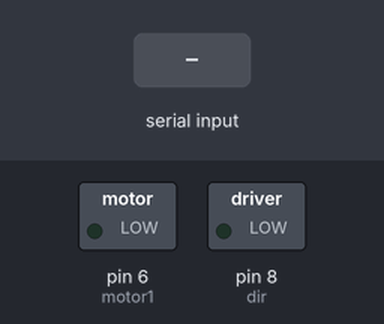
Simulated run of this sketch. Board: Arduino Uno, built with avr-gcc and run on an emulated ATmega328P. On the bench: switched loads named in the sketch (green lamp = pin HIGH). The inputs (shaded band) are chosen by the test bench. What the sketch prints to the serial monitor is not drawn.

Above: at 1.2 s.
1.3 s: "down\n" received over Serial
At 2.7 s:
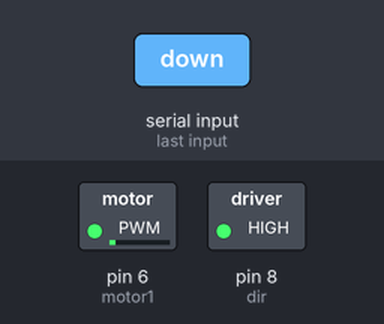
4.3 s: "up\n" received over Serial
At 4.9 s:
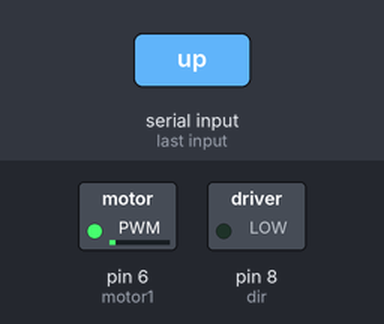
Timing chart, 0 to 7.8 s (numbered marks = the images above; inputs shaded):
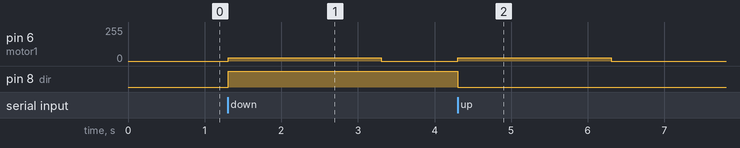

The sketch:

big_ass_testing.ino
```cpp
int motor1 = 6;
int dir = 8;
String command;


void setup() {
  // put your setup code here, to run once:
pinMode(motor1,OUTPUT);
pinMode(dir,OUTPUT);
Serial.begin(9600);
Serial.println("Type your commands");

}

void loop() {
  // put your main code here, to run repeatedly:

  if(Serial.available()){
    command = Serial.readStringUntil('\n');

    if(command.equals("down")){
      ascend();

    }
    else if(command.equals("up")){
      descend();

    }

}
}

void ascend() //goes up
{
  digitalWrite(dir,HIGH);
  analogWrite(motor1,25);
  delay(2000);
  analogWrite(motor1,0);
}
void descend() //goes down
{
  digitalWrite(dir,LOW);
  analogWrite(motor1,25);
  delay(2000);
  analogWrite(motor1,0);
}
```

Measured:
- after the input at 1.3 s, pin 6 (motor1): 0/255 → 25/255 at once, → 0/255 2.0 s later; pin 8 (dir): LOW → HIGH at once
- after the input at 4.3 s, pin 6 (motor1): 0/255 → 25/255 at once, → 0/255 2.0 s later; pin 8 (dir): HIGH → LOW at once
